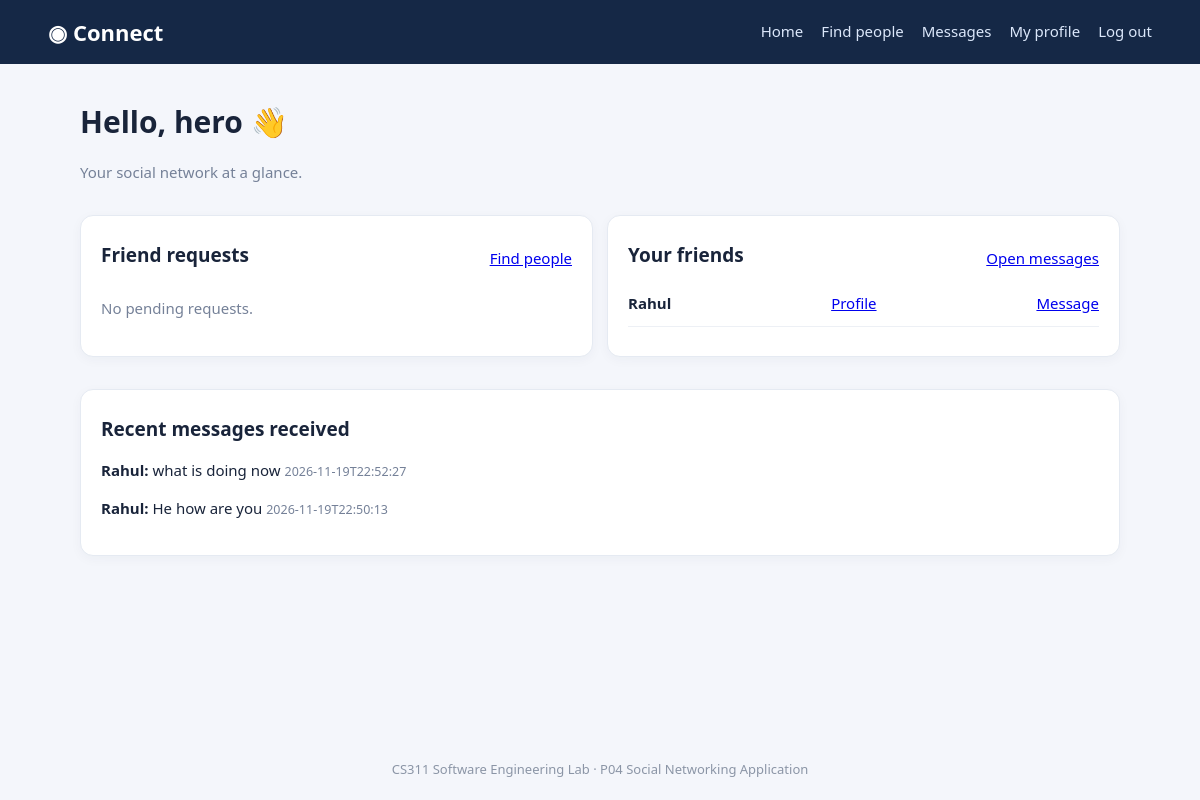
Page / (signed in) on the committed database.
### tables this page shows
CREATE TABLE users(
          id INTEGER PRIMARY KEY AUTOINCREMENT,
          name TEXT NOT NULL, email TEXT NOT NULL UNIQUE,
          password_hash TEXT NOT NULL, dob TEXT DEFAULT '', address TEXT DEFAULT '',
          phone TEXT DEFAULT '', education TEXT DEFAULT '', photo_url TEXT DEFAULT '',
          professional_info TEXT DEFAULT '', hobbies TEXT DEFAULT '',
          created_at TEXT NOT NULL
        );

CREATE TABLE messages(
          id INTEGER PRIMARY KEY AUTOINCREMENT,
          sender_id INTEGER NOT NULL REFERENCES users(id) ON DELETE CASCADE,
          receiver_id INTEGER NOT NULL REFERENCES users(id) ON DELETE CASCADE,
          body TEXT NOT NULL CHECK(length(body) BETWEEN 1 AND 2000),
          sent_at TEXT NOT NULL
        );

### app.py (the view)
@app.route("/")
def index():
    if "user_id" not in session: return render_template("welcome.html")
    with get_db() as c:
        friends=c.execute("""SELECT u.id,u.name,u.photo_url FROM users u JOIN friendships f
          ON ((f.requester_id=u.id AND f.receiver_id=?) OR (f.receiver_id=u.id AND f.requester_id=?))
          WHERE f.status='accepted' ORDER BY u.name""",(session["user_id"],session["user_id"])).fetchall()
        pending=c.execute("""SELECT f.id,u.id AS user_id,u.name,u.email FROM friendships f
          JOIN users u ON u.id=f.requester_id WHERE f.receiver_id=? AND f.status='pending'""",(session["user_id"],)).fetchall()
        recent=c.execute("""SELECT m.*,u.name AS sender_name FROM messages m JOIN users u ON u.id=m.sender_id
          WHERE m.receiver_id=? ORDER BY m.id DESC LIMIT 5""",(session["user_id"],)).fetchall()
    return render_template("dashboard.html",user=me(),friends=friends,pending=pending,recent=recent)

### app.py (called while the page is built)
def get_db():
    c=sqlite3.connect(DB); c.row_factory=sqlite3.Row; c.execute("PRAGMA foreign_keys=ON"); return c

def me():
    with get_db() as c: return c.execute("SELECT * FROM users WHERE id=?",(session["user_id"],)).fetchone()

### templates/dashboard.html
{% extends "base.html" %}{% block content %}<h1>Hello, {{user.name}} 👋</h1><p class="muted">Your social network at a glance.</p><div class="grid"><section class="panel"><div class="toolbar"><h2>Friend requests</h2><a href="{{url_for('people')}}">Find people</a></div>{% for p in pending %}<div class="person"><div><b>{{p.name}}</b><small>{{p.email}}</small></div><form method="post" action="{{url_for('handle_request',friendship_id=p.id,action='accept')}}"><button class="small">Accept</button></form><form method="post" action="{{url_for('handle_request',friendship_id=p.id,action='reject')}}"><button class="small secondary">Reject</button></form></div>{% else %}<p class="muted">No pending requests.</p>{% endfor %}</section><section class="panel"><div class="toolbar"><h2>Your friends</h2><a href="{{url_for('messages')}}">Open messages</a></div>{% for f in friends %}<div class="person"><b>{{f.name}}</b><a href="{{url_for('person',user_id=f.id)}}">Profile</a><a href="{{url_for('conversation',user_id=f.id)}}">Message</a></div>{% else %}<p class="muted">No friends yet. Find people to connect.</p>{% endfor %}</section></div><section class="panel"><h2>Recent messages received</h2>{% for m in recent %}<p><b>{{m.sender_name}}:</b> {{m.body}} <small>{{m.sent_at}}</small></p>{% else %}<p class="muted">No messages yet.</p>{% endfor %}</section>{% endblock %}

### static/style.css (style rules this page uses)
* { box-sizing:border-box }
body { margin:0;background:#f4f6fb;color:#19243a;font:15px/1.55 system-ui,Segoe UI,sans-serif }
h1 { font-size:30px;margin:0 0 8px }
h2 { font-size:19px;margin:5px 0 12px }
.muted,small { color:#758198 }
.panel { background:#fff;border:1px solid #e5eaf2;border-radius:13px;padding:20px;margin:16px 0;box-shadow:0 3px 12px #1d35570a }
.grid { display:grid;grid-template-columns:1fr 1fr;gap:14px }
.toolbar,.person { display:flex;align-items:center;justify-content:space-between;gap:12px }
.person { padding:10px 0;border-bottom:1px solid #edf0f5 }

### rows in the picture
users: name "hero"
users: name "Rahul"
messages: sender_name "Rahul", body "what is doing now", sent_at "2026-11-19T22:52:27"
messages: sender_name "Rahul", body "He how are you", sent_at "2026-11-19T22:50:13"
